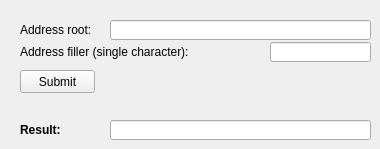
    <widget class="QWidget" name="tab_ProfOfBurn">
     <attribute name="title">
      <string>Proof of Burn</string>
     </attribute>
     <widget class="QLineEdit" name="lineEdit_PoB_AddrRoot">
      <property name="geometry">
       <rect>
        <x>110</x>
        <y>20</y>
        <width>261</width>
        <height>20</height>
       </rect>
      </property>
      <property name="text">
       <string/>
      </property>
     </widget>
     <widget class="QLabel" name="label_PoB_AddrRoot">
      <property name="geometry">
       <rect>
        <x>20</x>
        <y>20</y>
        <width>81</width>
        <height>20</height>
       </rect>
      </property>
      <property name="text">
       <string>Address root:</string>
      </property>
     </widget>
     <widget class="QLabel" name="label_PoB_AddrFiller">
      <property name="geometry">
       <rect>
        <x>20</x>
        <y>42</y>
        <width>181</width>
        <height>20</height>
       </rect>
      </property>
      <property name="text">
       <string>Address filler (single character):</string>
      </property>
     </widget>
     <widget class="QLineEdit" name="lineEdit_PoB_AddrFiller">
      <property name="geometry">
       <rect>
        <x>270</x>
        <y>42</y>
        <width>101</width>
        <height>20</height>
       </rect>
      </property>
      <property name="text">
       <string/>
      </property>
     </widget>
     <widget class="QPushButton" name="pushButton_PoB">
      <property name="geometry">
       <rect>
        <x>20</x>
        <y>70</y>
        <width>75</width>
        <height>23</height>
       </rect>
      </property>
      <property name="text">
       <string>Submit</string>
      </property>
     </widget>
     <widget class="QLabel" name="label_PoB_Result">
      <property name="geometry">
       <rect>
        <x>20</x>
        <y>120</y>
        <width>81</width>
        <height>20</height>
       </rect>
      </property>
      <property name="font">
       <font>
        <weight>75</weight>
        <bold>true</bold>
       </font>
      </property>
      <property name="text">
       <string>Result:</string>
      </property>
     </widget>
     <widget class="QLineEdit" name="lineEdit_PoB_Result">
      <property name="geometry">
       <rect>
        <x>110</x>
        <y>120</y>
        <width>261</width>
        <height>20</height>
       </rect>
      </property>
      <property name="text">
       <string/>
      </property>
      <property name="readOnly">
       <bool>true</bool>
      </property>
     </widget>
    </widget>
